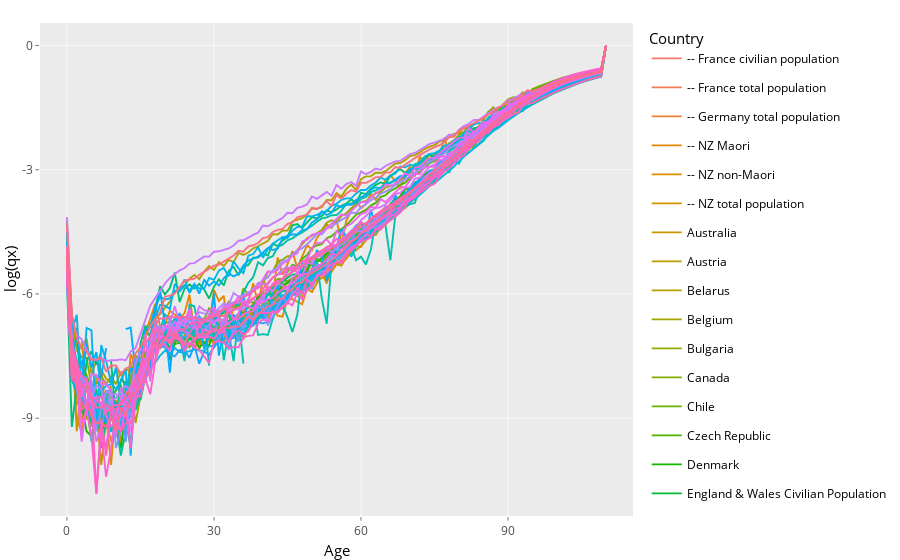

The notebook cell this image was saved under:
### Markdown cell above
### One-year log mortality rate over ages

### Code cell
t=data %>% ggplot(aes(x=Age, y=log(qx),col=Country,group=1))+geom_line()
ggplotly(t)
